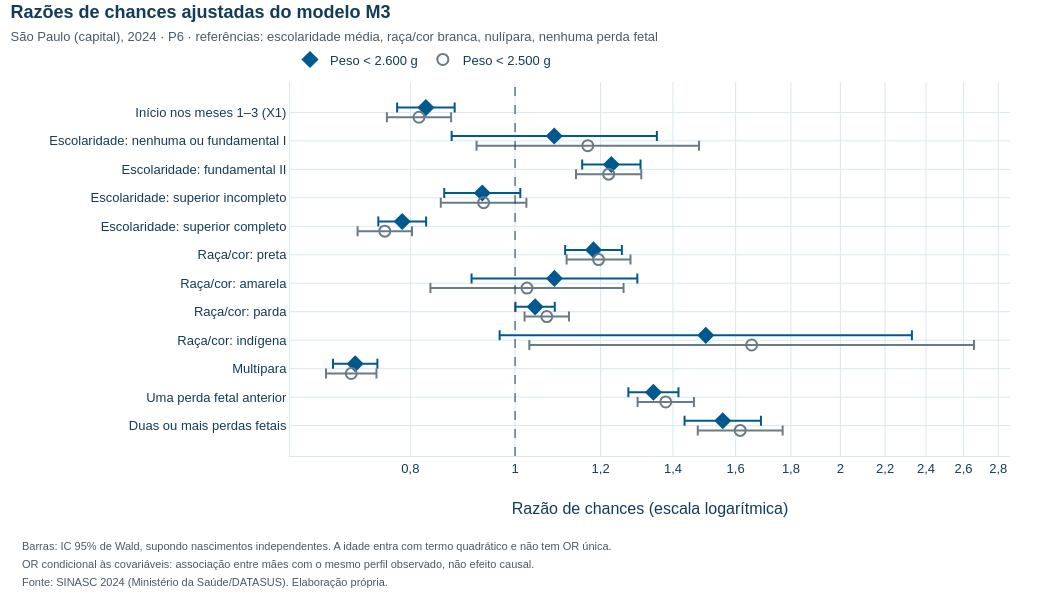

Notebook code cell kept with this figure:
### Markdown cell above
## 1. Associação: razão de chances ajustada

O **M3** é o modelo proposto pela professora: X1, idade (com termo quadrático, porque o risco cresce nos extremos), escolaridade, raça/cor, paridade e perdas fetais anteriores. São as covariáveis do escore do 03, todas anteriores à gestação; nada do parto ou da assistência entra.

**Codificação de níveis raros.** A regra foi fixada antes do ajuste, pelo número de nascimentos, sem olhar associações; ela evita estimativas infinitas na logística sem penalização:
- **Escolaridade:** "sem escolaridade" (33 nascimentos, 2 com peso < 2.500 g) foi agrupada com "fundamental I" (692). A OR do grupo é, na prática, a de fundamental I (95% dos registros) e nada informa sobre mães sem escolaridade.
- **Ignorados:** os 94 registros com escolaridade, raça/cor ou perdas fetais "ignorado" receberam a categoria de referência, que é também a mais frequente. É uma imputação pela moda: trata esses valores como observados, sem incerteza, e descarta a informação de ausência, embora esse grupo tenha mais baixo peso (12,8%).
- **Casos completos:** a sensibilidade na tabela abaixo exclui esses 94 registros; a especificação principal não muda.

### Code cell
ROTULOS = {
    X1: "Início nos meses 1–3 (X1)",
    "ESCOLARIDADE_MAE_0-1": "Escolaridade: nenhuma ou fundamental I", "ESCOLARIDADE_MAE_2": "Escolaridade: fundamental II",
    "ESCOLARIDADE_MAE_4": "Escolaridade: superior incompleto", "ESCOLARIDADE_MAE_5": "Escolaridade: superior completo",
    "RACA_COR_MAE_2": "Raça/cor: preta", "RACA_COR_MAE_3": "Raça/cor: amarela", "RACA_COR_MAE_4": "Raça/cor: parda",
    "RACA_COR_MAE_5": "Raça/cor: indígena", "PARIDADE_CAT_1": "Multípara",
    "PERDAS_FETAIS_CAT_1": "Uma perda fetal anterior", "PERDAS_FETAIS_CAT_2_OU_MAIS": "Duas ou mais perdas fetais",
}

def or_ic(linha):
    return f"{fmt(linha['or'], 2)} ({fmt(linha['ic95_inf'], 2)} a {fmt(linha['ic95_sup'], 2)})"

def or_texto(linha):
    return f"OR {fmt(linha['or'], 2)}; IC 95% {fmt(linha['ic95_inf'], 2)} a {fmt(linha['ic95_sup'], 2)}"

# Sensibilidade por casos completos: só exclui os registros com alguma característica materna "ignorado".
completos = ~p6[["ESCOLARIDADE_MAE", "RACA_COR_MAE", "PERDAS_FETAIS_CAT"]].eq("IGNORADO").any(axis=1)
p6_cc, x_cc = p6[completos], x_p6[completos]

ors, diagnosticos, bruta, linhas = {}, {}, {}, []
for rotulo, desfecho in DESFECHOS.items():
    for pop, dados, x in [("P6", p6, x_p6), ("P9", p9, x_p9), ("casos completos", p6_cc, x_cc)]:
        y = dados[desfecho].to_numpy()
        ors[rotulo, pop], diagnosticos[rotulo, pop] = razoes_de_chances(
            ajustar_modelo(construir_modelo(MODELOS["M3"]), x, y), x, y)
    # Verificação numérica: com X1 sozinho (M1), OR e EP do modelo devem coincidir com os da tabela 2×2.
    y = p6[desfecho].to_numpy()
    m1, _ = razoes_de_chances(ajustar_modelo(construir_modelo(MODELOS["M1"]), x_p6, y), x_p6, y)
    tab = pd.crosstab(p6[X1], p6[desfecho])
    a, b, c, d = (int(tab.loc[i, j]) for i, j in [(1, 1), (1, 0), (0, 1), (0, 0)])
    bruta[rotulo] = {"or_modelo": m1.loc[X1, "or"], "or_tabela": a * d / (b * c),
                     "ep_modelo": m1.loc[X1, "ep"], "ep_tabela": np.sqrt(1 / a + 1 / b + 1 / c + 1 / d)}
    linhas.append({"Desfecho": rotulo, "Casos na P6": f"{fmt(y.sum())} ({fmt(100 * y.mean(), 2)}%)",
                   "Risco X1=1 (%)": fmt(100 * p6.loc[p6[X1] == 1, desfecho].mean(), 2),
                   "Risco X1=0 (%)": fmt(100 * p6.loc[p6[X1] == 0, desfecho].mean(), 2),
                   "OR bruta de X1": or_ic(m1.loc[X1]), "OR ajustada (M3, P6)": or_ic(ors[rotulo, "P6"].loc[X1]),
                   "OR ajustada (M3, P9)": or_ic(ors[rotulo, "P9"].loc[X1]),
                   "OR ajustada (M3, P6, casos completos)": or_ic(ors[rotulo, "casos completos"].loc[X1])})
display(pd.DataFrame(linhas).set_index("Desfecho"))

termos = list(ors["< 2.600 g", "P6"].index)
assert termos[0] == X1 and set(termos) == set(ROTULOS)
fig_or = go.Figure()
for rotulo, cor, simbolo, desloc in [("< 2.600 g", COR_T1, "diamond", -0.17), ("< 2.500 g", COR_REFERENCIA, "circle-open", 0.17)]:
    t = ors[rotulo, "P6"].loc[termos]
    fig_or.add_scatter(
        x=t["or"], y=np.arange(len(termos)) + desloc, mode="markers", name=f"Peso {rotulo}",
        marker=dict(color=cor, symbol=simbolo, size=11, line=dict(width=2, color=cor)),
        error_x=dict(type="data", symmetric=False, array=t.ic95_sup - t["or"], arrayminus=t["or"] - t.ic95_inf,
                     thickness=2, width=5, color=cor),
        customdata=[[ROTULOS[k], or_ic(t.loc[k])] for k in termos],
        hovertemplate="<b>%{customdata[0]}</b><br>Peso " + rotulo + ": OR %{customdata[1]}<extra></extra>")
fig_or.add_vline(x=1, line=dict(color=COR_TEXTO, dash="dash", width=1))
layout_academico(
    fig_or, "Razões de chances ajustadas do modelo M3",
    "São Paulo (capital), 2024 · P6 · referências: escolaridade média, raça/cor branca, nulípara, nenhuma perda fetal",
    notas=["Barras: IC 95% de Wald, supondo nascimentos independentes. A idade entra com termo quadrático e não tem OR única.",
           "OR condicional às covariáveis: associação entre mães com o mesmo perfil observado, não efeito causal.",
           FONTE_SINASC_2024],
    nome_arquivo="nb06_razoes_de_chances", altura=600, margem_esquerda=290)
fig_or.update_xaxes(type="log", title="Razão de chances (escala logarítmica)")
fig_or.update_yaxes(tickvals=list(range(len(termos))), ticktext=[ROTULOS[k] for k in termos], autorange="reversed")
fig_or.update_layout(legend=dict(orientation="h", x=0, y=1.02, yanchor="bottom"))
exibir_plotly(fig_or)

def leitura_or(linha):
    if linha["ic95_sup"] < 1:
        return "chances menores"
    return "chances maiores" if linha["ic95_inf"] > 1 else "chances semelhantes (o IC inclui 1)"

o26, o25, o26_p9, cc26, cc25 = (ors[k].loc[X1] for k in [
    ("< 2.600 g", "P6"), ("< 2.500 g", "P6"), ("< 2.600 g", "P9"), ("< 2.600 g", "casos completos"),
    ("< 2.500 g", "casos completos")])
display(Markdown(
    f"Entre mães com o mesmo perfil observado, o início nos meses 1–3 se associa a {leitura_or(o26)} de peso "
    f"< 2.600 g ({or_texto(o26)}) e a {leitura_or(o25)} de peso < 2.500 g ({or_texto(o25)}). "
    f"Sem os {fmt((~completos).sum())} registros com características ignoradas (casos completos), as OR ficam em "
    f"{fmt(cc26['or'], 2)} e {fmt(cc25['or'], 2)}; na P9 (X1 = 0 inclui os meses 7–9), a OR para < 2.600 g é "
    f"{fmt(o26_p9['or'], 2)} (IC 95% {fmt(o26_p9['ic95_inf'], 2)} a {fmt(o26_p9['ic95_sup'], 2)}), mas esse grupo só "
    "reúne gestações que chegaram ao 7º mês, o que pode deslocar X1 = 0 para gestações mais longas e mais pesadas "
    "(seleção temporal). "
    "A OR é uma associação condicional na população inteira: não estima efeito causal nem equivale à diferença "
    "de riscos do ATO no notebook 03."))

### Figure 1 — Plotly figure (JSON) as saved in the notebook; plotly's stock layout.template omitted (floating-point values rounded to 4 significant figures)
{"data": [{"customdata": [["Início nos meses 1–3 (X1)", "0,83 (0,78 a 0,88)"], ["Escolaridade: nenhuma ou fundamental I", "1,09 (0,87 a 1,35)"], ["Escolaridade: fundamental II", "1,23 (1,15 a 1,31)"], ["Escolaridade: superior incompleto", "0,93 (0,86 a 1,01)"], ["Escolaridade: superior completo", "0,79 (0,75 a 0,83)"], ["Raça/cor: preta", "1,18 (1,11 a 1,26)"], ["Raça/cor: amarela", "1,09 (0,91 a 1,30)"], ["Raça/cor: parda", "1,04 (1,00 a 1,09)"], ["Raça/cor: indígena", "1,50 (0,97 a 2,33)"], ["Multípara", "0,71 (0,68 a 0,75)"], ["Uma perda fetal anterior", "1,34 (1,27 a 1,42)"], ["Duas ou mais perdas fetais", "1,56 (1,43 a 1,69)"]], "error_x": {"array": [0.05227, 0.2657, 0.07872, 0.07867, 0.04111, 0.07359, 0.2101, 0.04463, 0.828, 0.03446, 0.07359, 0.132], "arrayminus": [0.04916, 0.2135, 0.07398, 0.07255, 0.03907, 0.06928, 0.1761, 0.0428, 0.5337, 0.03287, 0.06977, 0.1217], "color": "#00598E", "symmetric": false, "thickness": 2, "type": "data", "width": 5}, "hovertemplate": "<b>%{customdata[0]}</b><br>Peso < 2.600 g: OR %{customdata[1]}<extra></extra>", "marker": {"color": "#00598E", "line": {"color": "#00598E", "width": 2}, "size": 11, "symbol": "diamond"}, "mode": "markers", "name": "Peso < 2.600 g", "type": "scatter", "x": [0.827, 1.087, 1.228, 0.9325, 0.7863, 1.182, 1.088, 1.044, 1.501, 0.7113, 1.343, 1.557], "y": [-0.17, 0.83, 1.83, 2.83, 3.83, 4.83, 5.83, 6.83, 7.83, 8.83, 9.83, 10.83]}, {"customdata": [["Início nos meses 1–3 (X1)", "0,81 (0,76 a 0,87)"], ["Escolaridade: nenhuma ou fundamental I", "1,17 (0,92 a 1,48)"], ["Escolaridade: fundamental II", "1,22 (1,14 a 1,31)"], ["Escolaridade: superior incompleto", "0,94 (0,85 a 1,02)"], ["Escolaridade: superior completo", "0,76 (0,71 a 0,80)"], ["Raça/cor: preta", "1,19 (1,12 a 1,28)"], ["Raça/cor: amarela", "1,03 (0,83 a 1,26)"], ["Raça/cor: parda", "1,07 (1,02 a 1,12)"], ["Raça/cor: indígena", "1,66 (1,03 a 2,66)"], ["Multípara", "0,71 (0,67 a 0,74)"], ["Uma perda fetal anterior", "1,38 (1,30 a 1,46)"], ["Duas ou mais perdas fetais", "1,62 (1,48 a 1,77)"]], "error_x": {"array": [0.05773, 0.3123, 0.08793, 0.08931, 0.04519, 0.08419, 0.2344, 0.05184, 1.003, 0.03894, 0.08528, 0.1529], "arrayminus": [0.05391, 0.2464, 0.08202, 0.08152, 0.04265, 0.07865, 0.1908, 0.04944, 0.6247, 0.0369, 0.08032, 0.1397], "color": "#6B7B86", "symmetric": false, "thickness": 2, "type": "data", "width": 5}, "hovertemplate": "<b>%{customdata[0]}</b><br>Peso < 2.500 g: OR %{customdata[1]}<extra></extra>", "marker": {"color": "#6B7B86", "line": {"color": "#6B7B86", "width": 2}, "size": 11, "symbol": "circle-open"}, "mode": "markers", "name": "Peso < 2.500 g", "type": "scatter", "x": [0.8149, 1.168, 1.221, 0.9352, 0.7576, 1.195, 1.026, 1.07, 1.656, 0.7053, 1.379, 1.616], "y": [0.17, 1.17, 2.17, 3.17, 4.17, 5.17, 6.17, 7.17, 8.17, 9.17, 10.17, 11.17]}], "layout": {"annotations": [{"align": "left", "font": {"color": "#4A5A66", "size": 11}, "showarrow": false, "text": "Barras: IC 95% de Wald, supondo nascimentos independentes. A idade entra com termo quadrático e não tem OR única.", "x": -0.375, "xanchor": "left", "xref": "paper", "y": 0, "yanchor": "top", "yref": "paper", "yshift": -82}, {"align": "left", "font": {"color": "#4A5A66", "size": 11}, "showarrow": false, "text": "OR condicional às covariáveis: associação entre mães com o mesmo perfil observado, não efeito causal.", "x": -0.375, "xanchor": "left", "xref": "paper", "y": 0, "yanchor": "top", "yref": "paper", "yshift": -100}, {"align": "left", "font": {"color": "#4A5A66", "size": 11}, "showarrow": false, "text": "Fonte: SINASC 2024 (Ministério da Saúde/DATASUS). Elaboração própria.", "x": -0.375, "xanchor": "left", "xref": "paper", "y": 0, "yanchor": "top", "yref": "paper", "yshift": -118}], "font": {"color": "#133C5A", "family": "Arial, Helvetica, sans-serif", "size": 13}, "height": 600, "hoverlabel": {"bgcolor": "white", "bordercolor": "#D9E7EE", "font": {"color": "#133C5A", "family": "Arial, Helvetica, sans-serif", "size": 13}}, "legend": {"bgcolor": "rgba(255,255,255,0)", "orientation": "h", "x": 0, "y": 1.02, "yanchor": "bottom"}, "margin": {"b": 144, "l": 290, "r": 40, "t": 82}, "meta": {"nome_arquivo": "nb06_razoes_de_chances"}, "separators": ",.", "shapes": [{"line": {"color": "#133C5A", "dash": "dash", "width": 1}, "type": "line", "x0": 1, "x1": 1, "xref": "x", "y0": 0, "y1": 1, "yref": "y domain"}], "title": {"font": {"color": "#133C5A", "size": 18}, "text": "<b>Razões de chances ajustadas do modelo M3</b><br><span style='font-size:13px;color:#4A5A66'>São Paulo (capital), 2024 · P6 · referências: escolaridade média, raça/cor branca, nulípara, nenhuma perda fetal</span>", "x": 0.01, "xanchor": "left", "y": 0.97, "yanchor": "top"}, "width": 1050, "xaxis": {"title": {"text": "Razão de chances (escala logarítmica)"}, "type": "log"}, "yaxis": {"autorange": "reversed", "ticktext": ["Início nos meses 1–3 (X1)", "Escolaridade: nenhuma ou fundamental I", "Escolaridade: fundamental II", "Escolaridade: superior incompleto", "Escolaridade: superior completo", "Raça/cor: preta", "Raça/cor: amarela", "Raça/cor: parda", "Raça/cor: indígena", "Multípara", "Uma perda fetal anterior", "Duas ou mais perdas fetais"], "tickvals": [0, 1, 2, 3, 4, 5, 6, 7, 8, 9, 10, 11]}}}
